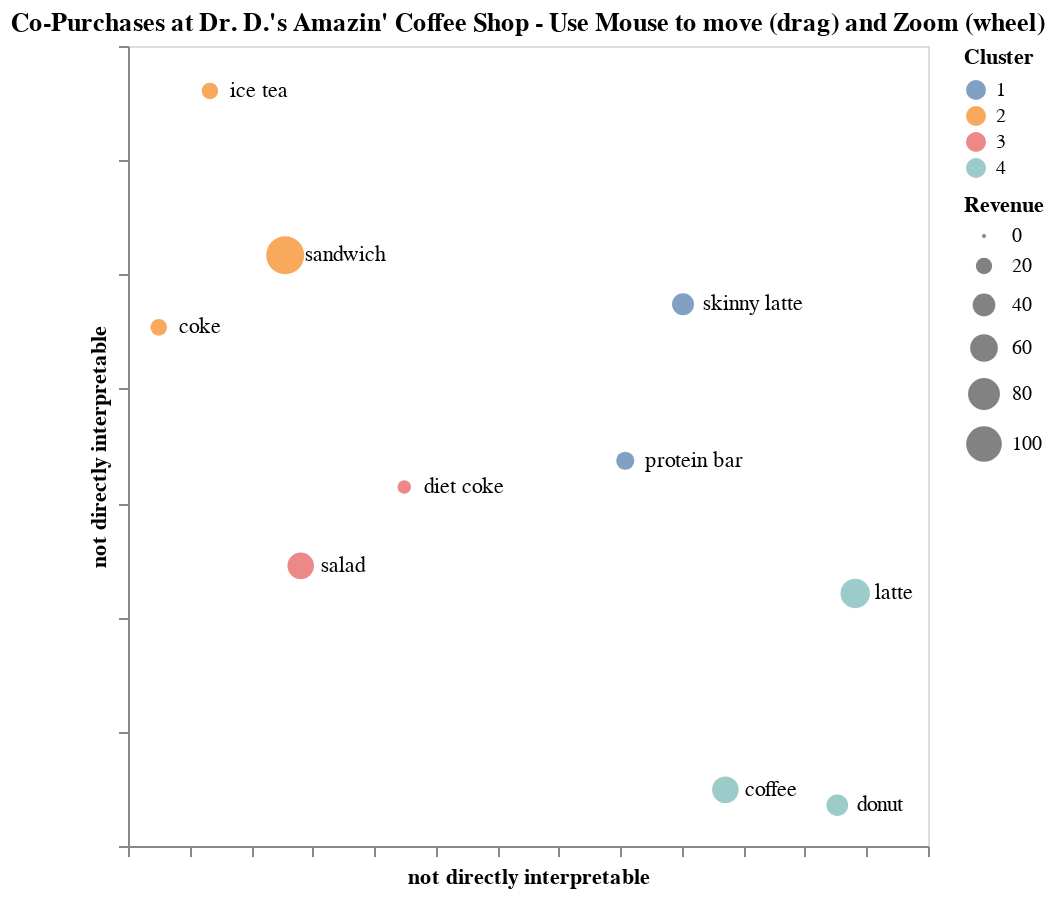

The cell this chart's notebook holds for it:
### Markdown cell above
## 1.7 Interactive Maps with Altair

Altair is a powerful tool to visualize complex data. I'll use altair for plotting an interactive map.  (Here is an in-depth tutorial, if you are interested: https://github.com/uwdata/visualization-curriculum#readme)

---

### Code cell
# 0. Instantiate and Fit t-SNE to Data
from sklearn.manifold import TSNE
Y = TSNE(n_components = 2, verbose=1, perplexity = 5, n_iter=1000, learning_rate=200, metric = 'precomputed', init='random', square_distances=True, random_state=1).fit_transform(D)

# 1. Create a new DataFrame that holds all the information we need for our map
import pandas as pd
source = pd.DataFrame(
    {'x': Y[:,0],
     'y': Y[:,1],
     'txt': SKUs["Item"],
     'Cluster' : SKUs['clusters'],
     'Revenue' : SKUs['Revenue']
    })

# 2. Import Altair
import altair as alt

# 3. Define Bubbles on Map
bubbles = alt.Chart(source).mark_circle().encode(
    #x='x:Q',
    #y='y:Q',
    x=alt.X('x:Q', axis=alt.Axis(title="not directly interpretable", grid=False, labels=False),scale=alt.Scale(domain=[min(source.x)-10, max(source.x)+20])),
    y=alt.Y('y:Q', axis=alt.Axis(title="not directly interpretable", grid=False, labels=False),scale=alt.Scale(domain=[min(source.y)-10, max(source.y)+10])),
    size='Revenue:Q',
    color = 'Cluster:N'
    )

# 4. Define Bubble Labels on Map
text = alt.Chart(source).mark_text(
    align='left',
    baseline='middle',
    dx=10
    ).encode(
    x='x:Q',
    y='y:Q',
    text='txt',
    #color = 'Cluster:N'
)

# 5. Visualizes Bubbles and Labels in an interactive Mao
bubbles + text.encode(text='txt').interactive().properties(height=400,width=400,title="Co-Purchases at Dr. D.'s Amazin' Coffee Shop - Use Mouse to move (drag) and Zoom (wheel)")

### Figure 1 — Vega-Lite specification as saved in the notebook (floating-point values rounded to 4 significant figures)
{"config": {"view": {"continuousWidth": 400, "continuousHeight": 300}}, "layer": [{"mark": "circle", "encoding": {"color": {"field": "Cluster", "type": "nominal"}, "size": {"field": "Revenue", "type": "quantitative"}, "x": {"axis": {"grid": false, "labels": false, "title": "not directly interpretable"}, "field": "x", "scale": {"domain": [-335.0, 260.9]}, "type": "quantitative"}, "y": {"axis": {"grid": false, "labels": false, "title": "not directly interpretable"}, "field": "y", "scale": {"domain": [-142.2, 190.3]}, "type": "quantitative"}}}, {"mark": {"type": "text", "align": "left", "baseline": "middle", "dx": 10}, "encoding": {"text": {"field": "txt", "type": "nominal"}, "x": {"field": "x", "type": "quantitative"}, "y": {"field": "y", "type": "quantitative"}}, "height": 400, "selection": {"selector001": {"type": "interval", "bind": "scales", "encodings": ["x", "y"]}}, "title": "Co-Purchases at Dr. D.'s Amazin' Coffee Shop - Use Mouse to move (drag) and Zoom (wheel)", "width": 400}], "data": {"name": "data-f18cad4b3bb44cdb96b95c14604fffd1"}, "$schema": "https://vega.github.io/schema/vega-lite/v4.17.0.json", "datasets": {"data-f18cad4b3bb44cdb96b95c14604fffd1": [{"x": 135.4, "y": -125.4, "txt": "coffee", "Cluster": 4, "Revenue": 54.96}, {"x": -325.0, "y": 76.91, "txt": "coke", "Cluster": 2, "Revenue": 20.79}, {"x": -125.5, "y": 7.033, "txt": "diet coke", "Cluster": 3, "Revenue": 13.23}, {"x": 226.3, "y": -132.2, "txt": "donut", "Cluster": 4, "Revenue": 35.82}, {"x": -283.5, "y": 180.3, "txt": "ice tea", "Cluster": 2, "Revenue": 20.28}, {"x": 240.9, "y": -39.5, "txt": "latte", "Cluster": 4, "Revenue": 67.8}, {"x": 54.03, "y": 18.53, "txt": "protein bar", "Cluster": 1, "Revenue": 24.9}, {"x": -209.7, "y": -27.43, "txt": "salad", "Cluster": 3, "Revenue": 54.89}, {"x": -222.3, "y": 108.4, "txt": "sandwich", "Cluster": 2, "Revenue": 113.8}, {"x": 101.0, "y": 87.0, "txt": "skinny latte", "Cluster": 1, "Revenue": 37.29}]}}
